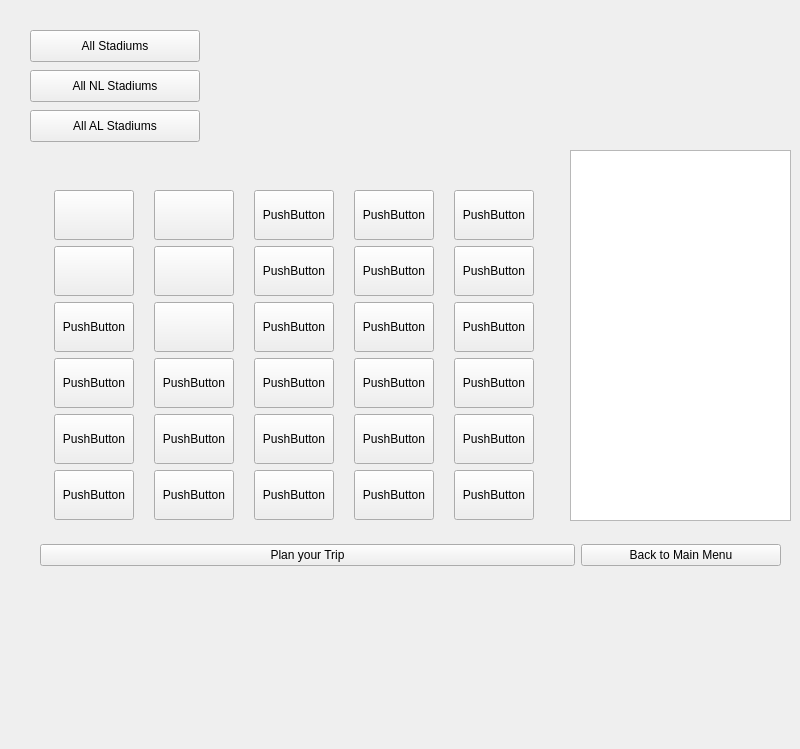
    <widget class="QWidget" name="custWelcomePage">
     <widget class="QLabel" name="custWelcomeLabel">
      <property name="geometry">
       <rect>
        <x>240</x>
        <y>0</y>
        <width>291</width>
        <height>181</height>
       </rect>
      </property>
      <property name="text">
       <string>&lt;html&gt;&lt;head/&gt;&lt;body&gt;&lt;p&gt;&lt;img src=&quot;:/logos/baseballCalculatorLogo.png&quot;/&gt;&lt;/p&gt;&lt;/body&gt;&lt;/html&gt;</string>
      </property>
     </widget>
     <widget class="QPushButton" name="allNLStadiumsButton">
      <property name="geometry">
       <rect>
        <x>30</x>
        <y>70</y>
        <width>170</width>
        <height>32</height>
       </rect>
      </property>
      <property name="text">
       <string>All NL Stadiums</string>
      </property>
     </widget>
     <widget class="QPushButton" name="allALStadiumsButton">
      <property name="geometry">
       <rect>
        <x>30</x>
        <y>110</y>
        <width>170</width>
        <height>32</height>
       </rect>
      </property>
      <property name="text">
       <string>All AL Stadiums</string>
      </property>
     </widget>
     <widget class="QPushButton" name="allStadiumsButton">
      <property name="geometry">
       <rect>
        <x>30</x>
        <y>30</y>
        <width>170</width>
        <height>32</height>
       </rect>
      </property>
      <property name="text">
       <string>All Stadiums</string>
      </property>
     </widget>
     <widget class="QWidget" name="horizontalLayoutWidget_2">
      <property name="geometry">
       <rect>
        <x>40</x>
        <y>530</y>
        <width>741</width>
        <height>51</height>
       </rect>
      </property>
      <layout class="QHBoxLayout" name="horizontalLayout_2">
       <item>
        <widget class="QPushButton" name="planTripButton">
         <property name="text">
          <string>Plan your Trip</string>
         </property>
        </widget>
       </item>
       <item>
        <widget class="QPushButton" name="customerDoneButton">
         <property name="maximumSize">
          <size>
           <width>200</width>
           <height>16777215</height>
          </size>
         </property>
         <property name="text">
          <string>Back to Main Menu</string>
         </property>
        </widget>
       </item>
      </layout>
     </widget>
     <widget class="QWidget" name="widget" native="true">
      <property name="geometry">
       <rect>
        <x>-20</x>
        <y>559</y>
        <width>531</width>
        <height>181</height>
       </rect>
      </property>
      <property name="minimumSize">
       <size>
        <width>531</width>
        <height>0</height>
       </size>
      </property>
      <layout class="QGridLayout" name="gridLayout_2"/>
     </widget>
     <widget class="QWidget" name="gridLayoutWidget">
      <property name="geometry">
       <rect>
        <x>40</x>
        <y>190</y>
        <width>513</width>
        <height>332</height>
       </rect>
      </property>
      <layout class="QGridLayout" name="gridLayout">
       <property name="sizeConstraint">
        <enum>QLayout::SetNoConstraint</enum>
       </property>
       <item row="4" column="1">
        <widget class="QPushButton" name="pushButton_28">
         <property name="maximumSize">
          <size>
           <width>80</width>
           <height>50</height>
          </size>
         </property>
         <property name="text">
          <string>PushButton</string>
         </property>
        </widget>
       </item>
       <item row="5" column="3">
        <widget class="QPushButton" name="pushButton_36">
         <property name="maximumSize">
          <size>
           <width>80</width>
           <height>50</height>
          </size>
         </property>
         <property name="text">
          <string>PushButton</string>
         </property>
        </widget>
       </item>
       <item row="3" column="4">
        <widget class="QPushButton" name="pushButton_26">
         <property name="maximumSize">
          <size>
           <width>80</width>
           <height>50</height>
          </size>
         </property>
         <property name="text">
          <string>PushButton</string>
         </property>
        </widget>
       </item>
       <item row="0" column="0">
        <widget class="QPushButton" name="pushButton_4">
         <property name="minimumSize">
          <size>
           <width>80</width>
           <height>50</height>
          </size>
         </property>
         <property name="maximumSize">
          <size>
           <width>80</width>
           <height>50</height>
          </size>
         </property>
         <property name="baseSize">
          <size>
           <width>80</width>
           <height>50</height>
          </size>
         </property>
         <property name="styleSheet">
          <string notr="true">background-image: url(:/logos/oldschoolDodgers.png);</string>
         </property>
         <property name="text">
          <string/>
         </property>
         <property name="iconSize">
          <size>
           <width>16</width>
           <height>16</height>
          </size>
         </property>
        </widget>
       </item>
       <item row="1" column="2">
        <widget class="QPushButton" name="pushButton_14">
         <property name="maximumSize">
          <size>
           <width>80</width>
           <height>50</height>
          </size>
         </property>
         <property name="text">
          <string>PushButton</string>
         </property>
        </widget>
       </item>
       <item row="0" column="4">
        <widget class="QPushButton" name="pushButton_19">
         <property name="minimumSize">
          <size>
           <width>80</width>
           <height>50</height>
          </size>
         </property>
         <property name="maximumSize">
          <size>
           <width>80</width>
           <height>50</height>
          </size>
         </property>
         <property name="text">
          <string>PushButton</string>
         </property>
        </widget>
       </item>
       <item row="3" column="0">
        <widget class="QPushButton" name="pushButton_22">
         <property name="minimumSize">
          <size>
           <width>80</width>
           <height>50</height>
          </size>
         </property>
         <property name="maximumSize">
          <size>
           <width>80</width>
           <height>50</height>
          </size>
         </property>
         <property name="text">
          <string>PushButton</string>
         </property>
        </widget>
       </item>
       <item row="3" column="3">
        <widget class="QPushButton" name="pushButton_25">
         <property name="maximumSize">
          <size>
           <width>80</width>
           <height>50</height>
          </size>
         </property>
         <property name="text">
          <string>PushButton</string>
         </property>
        </widget>
       </item>
       <item row="3" column="2">
        <widget class="QPushButton" name="pushButton_24">
         <property name="maximumSize">
          <size>
           <width>80</width>
           <height>50</height>
          </size>
         </property>
         <property name="text">
          <string>PushButton</string>
         </property>
        </widget>
       </item>
       <item row="1" column="3">
        <widget class="QPushButton" name="pushButton_17">
         <property name="maximumSize">
          <size>
           <width>80</width>
           <height>50</height>
          </size>
         </property>
         <property name="text">
          <string>PushButton</string>
         </property>
        </widget>
       </item>
       <item row="5" column="0">
        <widget class="QPushButton" name="pushButton_33">
         <property name="minimumSize">
          <size>
           <width>80</width>
           <height>50</height>
          </size>
         </property>
         <property name="maximumSize">
          <size>
           <width>80</width>
           <height>50</height>
          </size>
         </property>
         <property name="text">
          <string>PushButton</string>
         </property>
        </widget>
       </item>
       <item row="5" column="1">
        <widget class="QPushButton" name="pushButton_34">
         <property name="maximumSize">
          <size>
           <width>80</width>
           <height>50</height>
          </size>
         </property>
         <property name="text">
          <string>PushButton</string>
         </property>
        </widget>
       </item>
       <item row="4" column="2">
        <widget class="QPushButton" name="pushButton_29">
         <property name="maximumSize">
          <size>
           <width>80</width>
           <height>50</height>
          </size>
         </property>
         <property name="text">
          <string>PushButton</string>
         </property>
        </widget>
       </item>
       <item row="1" column="4">
        <widget class="QPushButton" name="pushButton_20">
         <property name="maximumSize">
          <size>
           <width>80</width>
           <height>50</height>
          </size>
         </property>
         <property name="text">
          <string>PushButton</string>
         </property>
        </widget>
       </item>
       <item row="2" column="3">
        <widget class="QPushButton" name="pushButton_18">
         <property name="maximumSize">
          <size>
           <width>80</width>
           <height>50</height>
          </size>
         </property>
         <property name="text">
          <string>PushButton</string>
         </property>
        </widget>
       </item>
       <item row="2" column="2">
        <widget class="QPushButton" name="pushButton_15">
         <property name="maximumSize">
          <size>
           <width>80</width>
           <height>50</height>
          </size>
         </property>
         <property name="text">
          <string>PushButton</string>
         </property>
        </widget>
       </item>
       <item row="0" column="3">
        <widget class="QPushButton" name="pushButton_16">
         <property name="minimumSize">
          <size>
           <width>80</width>
           <height>50</height>
          </size>
         </property>
         <property name="maximumSize">
          <size>
           <width>80</width>
           <height>50</height>
          </size>
         </property>
         <property name="text">
          <string>PushButton</string>
         </property>
        </widget>
       </item>
       <item row="4" column="4">
        <widget class="QPushButton" name="pushButton_32">
         <property name="maximumSize">
          <size>
           <width>80</width>
           <height>50</height>
          </size>
         </property>
         <property name="text">
          <string>PushButton</string>
         </property>
        </widget>
       </item>
       <item row="3" column="1">
        <widget class="QPushButton" name="pushButton_23">
         <property name="maximumSize">
          <size>
           <width>80</width>
           <height>50</height>
          </size>
         </property>
         <property name="text">
          <string>PushButton</string>
         </property>
        </widget>
       </item>
       <item row="2" column="1">
        <widget class="QPushButton" name="pushButton_11">
         <property name="maximumSize">
          <size>
           <width>80</width>
           <height>50</height>
          </size>
         </property>
         <property name="styleSheet">
          <string notr="true">background-image: url(:/logos/stLouisCardinals.jpg);</string>
         </property>
         <property name="text">
          <string/>
         </property>
        </widget>
       </item>
       <item row="5" column="4">
        <widget class="QPushButton" name="pushButton_37">
         <property name="maximumSize">
          <size>
           <width>80</width>
           <height>50</height>
          </size>
         </property>
         <property name="text">
          <string>PushButton</string>
         </property>
        </widget>
       </item>
       <item row="5" column="2">
        <widget class="QPushButton" name="pushButton_35">
         <property name="maximumSize">
          <size>
           <width>80</width>
           <height>50</height>
          </size>
         </property>
         <property name="text">
          <string>PushButton</string>
         </property>
        </widget>
       </item>
       <item row="0" column="2">
        <widget class="QPushButton" name="pushButton_13">
         <property name="minimumSize">
          <size>
           <width>80</width>
           <height>50</height>
          </size>
         </property>
         <property name="maximumSize">
          <size>
           <width>80</width>
           <height>50</height>
          </size>
         </property>
         <property name="text">
          <string>PushButton</string>
         </property>
        </widget>
       </item>
       <item row="1" column="0">
        <widget class="QPushButton" name="pushButton_8">
         <property name="minimumSize">
          <size>
           <width>80</width>
           <height>50</height>
          </size>
         </property>
         <property name="maximumSize">
          <size>
           <width>80</width>
           <height>55</height>
          </size>
         </property>
         <property name="styleSheet">
          <string notr="true">background-image: url(:/logos/LAangelsLogo.jpg);</string>
         </property>
         <property name="text">
          <string/>
         </property>
        </widget>
       </item>
       <item row="4" column="0">
        <widget class="QPushButton" name="pushButton_27">
         <property name="minimumSize">
          <size>
           <width>80</width>
           <height>50</height>
          </size>
         </property>
         <property name="maximumSize">
          <size>
           <width>80</width>
           <height>50</height>
          </size>
         </property>
         <property name="text">
          <string>PushButton</string>
         </property>
        </widget>
       </item>
       <item row="0" column="1">
        <widget class="QPushButton" name="pushButton_10">
         <property name="minimumSize">
          <size>
           <width>80</width>
           <height>50</height>
          </size>
         </property>
         <property name="maximumSize">
          <size>
           <width>80</width>
           <height>50</height>
          </size>
         </property>
         <property name="styleSheet">
          <string notr="true">background-image: url(:/logos/nyMetsLogo.jpg);</string>
         </property>
         <property name="text">
          <string/>
         </property>
        </widget>
       </item>
       <item row="2" column="4">
        <widget class="QPushButton" name="pushButton_21">
         <property name="maximumSize">
          <size>
           <width>80</width>
           <height>50</height>
          </size>
         </property>
         <property name="text">
          <string>PushButton</string>
         </property>
        </widget>
       </item>
       <item row="1" column="1">
        <widget class="QPushButton" name="pushButton_9">
         <property name="maximumSize">
          <size>
           <width>80</width>
           <height>50</height>
          </size>
         </property>
         <property name="styleSheet">
          <string notr="true">background-image: url(:/logos/kcRoyalsLogo.jpg);</string>
         </property>
         <property name="text">
          <string/>
         </property>
        </widget>
       </item>
       <item row="2" column="0">
        <widget class="QPushButton" name="pushButton_12">
         <property name="minimumSize">
          <size>
           <width>80</width>
           <height>50</height>
          </size>
         </property>
         <property name="maximumSize">
          <size>
           <width>80</width>
           <height>50</height>
          </size>
         </property>
         <property name="text">
          <string>PushButton</string>
         </property>
        </widget>
       </item>
       <item row="4" column="3">
        <widget class="QPushButton" name="pushButton_30">
         <property name="maximumSize">
          <size>
           <width>80</width>
           <height>50</height>
          </size>
         </property>
         <property name="text">
          <string>PushButton</string>
         </property>
        </widget>
       </item>
      </layout>
     </widget>
     <widget class="QTextBrowser" name="textBrowser_3">
      <property name="geometry">
       <rect>
        <x>570</x>
        <y>150</y>
        <width>221</width>
        <height>371</height>
       </rect>
      </property>
     </widget>
    </widget>
